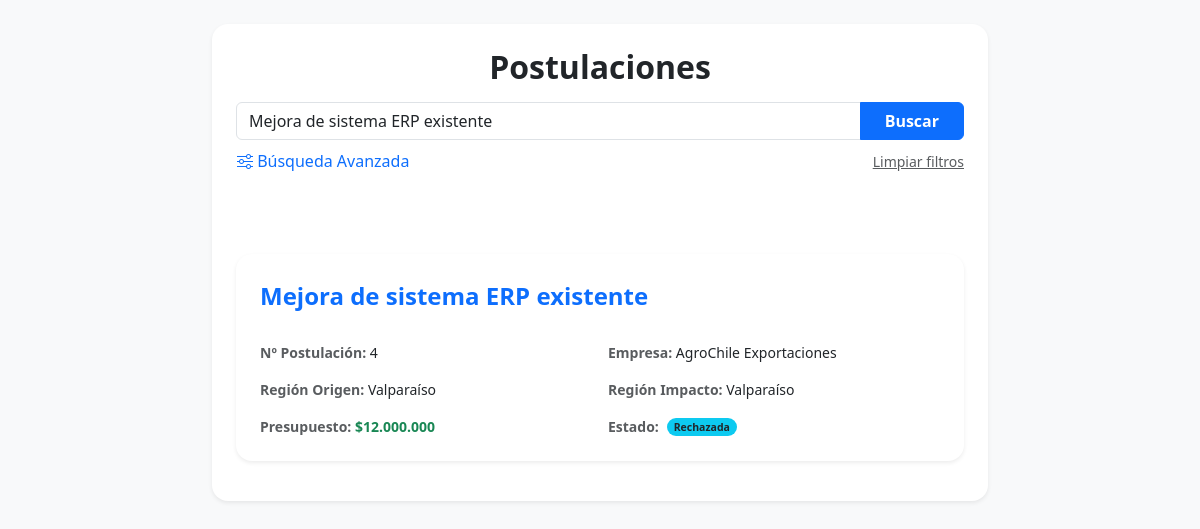
/tarea_2_BD/Templates/vista_lista_postulaciones.php?buscar=Mejora de sistema ERP existente, run on the app's committed database.
### tables this page shows
CREATE TABLE POSTULACION (
    ID_postulacion VARCHAR(20) NOT NULL,
    Numero_postulacion INT NOT NULL UNIQUE AUTO_INCREMENT,
    Fecha_postulacion DATE NOT NULL,
    Nombre_iniciativa VARCHAR(100) NOT NULL,
    Objetivo_iniciativa VARCHAR(255) NOT NULL,
    Descripcion_soluciones VARCHAR(255) NOT NULL,
    Resultados_esperados VARCHAR(255) NOT NULL,
    Presupuesto INT NOT NULL,
    Rut_Empresa VARCHAR(12) NOT NULL,
    ID_sede INT NOT NULL,
    ID_estado INT NOT NULL,
    ID_region_impacto INT NOT NULL,
    ID_region_origen INT NOT NULL,
    ID_tipo_iniciativa INT NOT NULL,
    ID_jefe INT NOT NULL,
    ID_coordinador INT NOT NULL,
    PRIMARY KEY (ID_postulacion),
    FOREIGN KEY (Rut_Empresa) REFERENCES EMPRESA(Rut_Empresa),
    FOREIGN KEY (ID_sede) REFERENCES SEDE(ID_sede),
    FOREIGN KEY (ID_estado) REFERENCES ESTADO_POSTULACION(ID_estado),
    FOREIGN KEY (ID_region_impacto) REFERENCES REGION(ID_region),
    FOREIGN KEY (ID_region_origen) REFERENCES REGION(ID_region),
    FOREIGN KEY (ID_tipo_iniciativa) REFERENCES TIPO_INICIATIVA(ID_tipo),
    FOREIGN KEY (ID_jefe) REFERENCES JEFE_CARRERA(ID_jefe),
    FOREIGN KEY (ID_coordinador) REFERENCES COORDINADOR(ID_coordinador)
);

CREATE TABLE EMPRESA (
    Rut_Empresa VARCHAR(12) NOT NULL,
    Nombre_empresa VARCHAR(100) NOT NULL,
    Convenio_USM BOOLEAN NOT NULL,
    ID_tamano INT NOT NULL,
    ID_representante INT NOT NULL,
    PRIMARY KEY (Rut_Empresa),
    FOREIGN KEY (ID_tamano) REFERENCES TAMANO_EMPRESA(ID_tamano),
    FOREIGN KEY (ID_representante) REFERENCES REPRESENTANTE_EMPRESA(ID_representante)
);

CREATE TABLE REGION (
    ID_region INT NOT NULL,
    Nombre_region VARCHAR(50) NOT NULL,
    PRIMARY KEY (ID_region)
);

CREATE TABLE ESTADO_POSTULACION (
    ID_estado INT NOT NULL,
    Nombre_estado VARCHAR(11) NOT NULL,
    PRIMARY KEY (ID_estado)
);

### tarea_2_BD/Templates/vista_lista_postulaciones.php (the view, shortened to what this page needs)
<?php
require_once("../BDT1.php");
$busqueda = $_POST['buscar'] ?? ($_GET['buscar'] ?? '');
$f_reg_origen = $_POST['reg_origen'] ?? '';
$f_reg_impacto = $_POST['reg_impacto'] ?? '';
$f_sede = $_POST['sede'] ?? '';
$f_tipo = $_POST['tipo_iniciativa'] ?? '';
$f_tamano = $_POST['tamano_empresa'] ?? '';
$f_convenio = $_POST['convenio_usm'] ?? '';
$f_estado = $_POST['estado_postulacion'] ?? '';
try {
    $sql = "SELECT
                P.Numero_postulacion,
                P.Fecha_postulacion,
                P.Objetivo_iniciativa,
                P.Descripcion_soluciones,
                P.Resultados_esperados,
                P.Nombre_iniciativa,
                P.Rut_Empresa,
                E.Nombre_empresa,
                P.ID_coordinador,
                R_O.Nombre_region AS Region_origen,
                R_I.Nombre_region AS Region_impacto,
                P.Presupuesto,
                EST.Nombre_estado,
                C.rut_coordinador,
                S.Nombre_Sede,
                T.Tipo_iniciativa,
                J.Nombre_jefe,
                C.Nombre_coordinador
            FROM POSTULACION P
            LEFT JOIN TIPO_INICIATIVA T ON P.ID_tipo_iniciativa = T.ID_tipo
            LEFT JOIN SEDE S ON P.ID_sede = S.ID_sede
            LEFT JOIN REGION R_I ON P.ID_region_impacto = R_I.ID_region
            LEFT JOIN REGION R_O ON P.ID_region_origen = R_O.ID_region
            LEFT JOIN EMPRESA E ON P.Rut_Empresa = E.Rut_Empresa
            LEFT JOIN TAMANO_EMPRESA T_E ON T_E.ID_tamano = E.ID_tamano
            LEFT JOIN ESTADO_POSTULACION EST ON P.ID_estado = EST.ID_estado
            LEFT JOIN COORDINADOR C ON P.ID_coordinador = C.ID_coordinador
            LEFT JOIN JEFE_CARRERA J ON J.ID_jefe = P.ID_jefe";
    $condiciones = [];
    $params = [];
    if ($busqueda !== '') {
        $condiciones[] = "(P.Nombre_iniciativa LIKE :b1 OR E.Nombre_empresa LIKE :b2 OR P.Numero_postulacion LIKE :b3)";
        $term = "%$busqueda%";
        $params[':b1'] = $term;
        $params[':b2'] = $term;
        $params[':b3'] = $term;
    }
    if (!empty($condiciones)) {
        $sql .= " WHERE " . implode(" AND ", $condiciones);
    }
    $stmt = $conexion->prepare($sql);
    $stmt->execute($params);
    $postulaciones = $stmt->fetchAll(PDO::FETCH_ASSOC);
} catch (PDOException $e) {
    die("Error en la consulta: " . $e->getMessage());
}
?>
<!DOCTYPE html>
<html lang="es">
<head>
    <link href="https://cdn.jsdelivr.net/npm/bootstrap@5.3.3/dist/css/bootstrap.min.css" rel="stylesheet">
</head>
<body class="bg-light py-4 d-flex">
<div class="container" style="max-width: 800px;">
    <div class="card border-0 shadow-sm rounded-4 p-4 mb-4">
        <h2 class="text-dark fw-bold mb-3 text-center">Postulaciones</h2>
        <form action="" method="POST">
            <div class="input-group mb-2">
                <input type="text" name="buscar" class="form-control" placeholder="Búsqueda rápida..." value="<?php echo htmlspecialchars($busqueda); ?>">
                <button class="btn btn-primary px-4 fw-bold" type="submit">Buscar</button>
            </div>
            <div class="d-flex justify-content-between align-items-center">
                <button type="button" class="btn btn-link text-decoration-none p-0" data-bs-toggle="modal" data-bs-target="#modalBusqueda">
                    <i class="bi bi-sliders"></i> Búsqueda Avanzada
                </button>
                <?php if ($busqueda || $f_reg_origen || $f_reg_impacto || $f_sede || $f_tipo || $f_tamano || $f_convenio || $f_estado): ?>
                    <a href="?" class="small text-muted">Limpiar filtros</a>
                <?php endif; ?>
            </div>
                <div class="w-100 d-flex flex-row" style="height: 5rem;">
                </div>
        </form>
        <?php if (count($postulaciones) > 0): ?>
            <?php foreach ($postulaciones as $fila): ?>
                <?php if ($fila["rut_coordinador"] === $_SESSION["rut_usuario"] && $_SESSION["rol_usuario"] === "2" || $_SESSION["rol_usuario"] !== "2"): ?>
                    <div class="card shadow-sm border-0 rounded-4 mb-3">
                        <div class="card-body p-4">
                            <div class="w-100 d-flex flex-row" style="height: 4rem;">
                                <h4 class="w-75 card-title text-primary my-1 fw-semibold">
                                    <?php echo htmlspecialchars($fila['Nombre_iniciativa']); ?>
                                </h4>
                            </div>
                            <div class="row row-cols-1 row-cols-md-2 g-3 small">
                                <div class="col">
                                    <span class="text-muted fw-bold">Nº Postulación:</span>
                                    <span class="text-dark"><?php echo htmlspecialchars($fila['Numero_postulacion']); ?></span>
                                </div>
                                <div class="col">
                                    <span class="text-muted fw-bold">Empresa:</span>
                                    <span class="text-dark"><?php echo htmlspecialchars($fila['Nombre_empresa']); ?></span>
                                </div>
                                <div class="col">
                                    <span class="text-muted fw-bold">Región Origen:</span>
                                    <span class="text-dark"><?php echo htmlspecialchars($fila['Region_origen']); ?></span>
                                </div>
                                <div class="col">
                                    <span class="text-muted fw-bold">Región Impacto:</span>
                                    <span class="text-dark"><?php echo htmlspecialchars($fila['Region_impacto']); ?></span>
                                </div>
                                <div class="col">
                                    <span class="text-muted fw-bold">Presupuesto:</span>
                                    <span class="text-success fw-bold">
                                        $<?php echo number_format($fila['Presupuesto'], 0, ',', '.'); ?>
                                    </span>
                                </div>
                                <div class="col d-flex align-items-center">
                                    <span class="text-muted fw-bold me-2">Estado:</span>
                                    <span class="badge rounded-pill bg-info text-dark">
                                        <?php echo htmlspecialchars($fila['Nombre_estado']); ?>
                                    </span>
                                </div>
                            </div>
                        </div>
                    </div>
                <?php endif; ?>
            <?php endforeach; ?>
        <?php endif; ?>
    </div>
    </div>
    <link rel="stylesheet" href="https://cdn.jsdelivr.net/npm/bootstrap-icons@1.11.3/font/bootstrap-icons.min.css">

### data on the page
postulacion: Nombre_iniciativa "Mejora de sistema ERP existente", Numero_postulacion "4", Rut_Empresa.Nombre_empresa "AgroChile Exportaciones", ID_region_impacto.Nombre_region "Valparaíso", Presupuesto "12.000.000", ID_estado.Nombre_estado "Rechazada"
